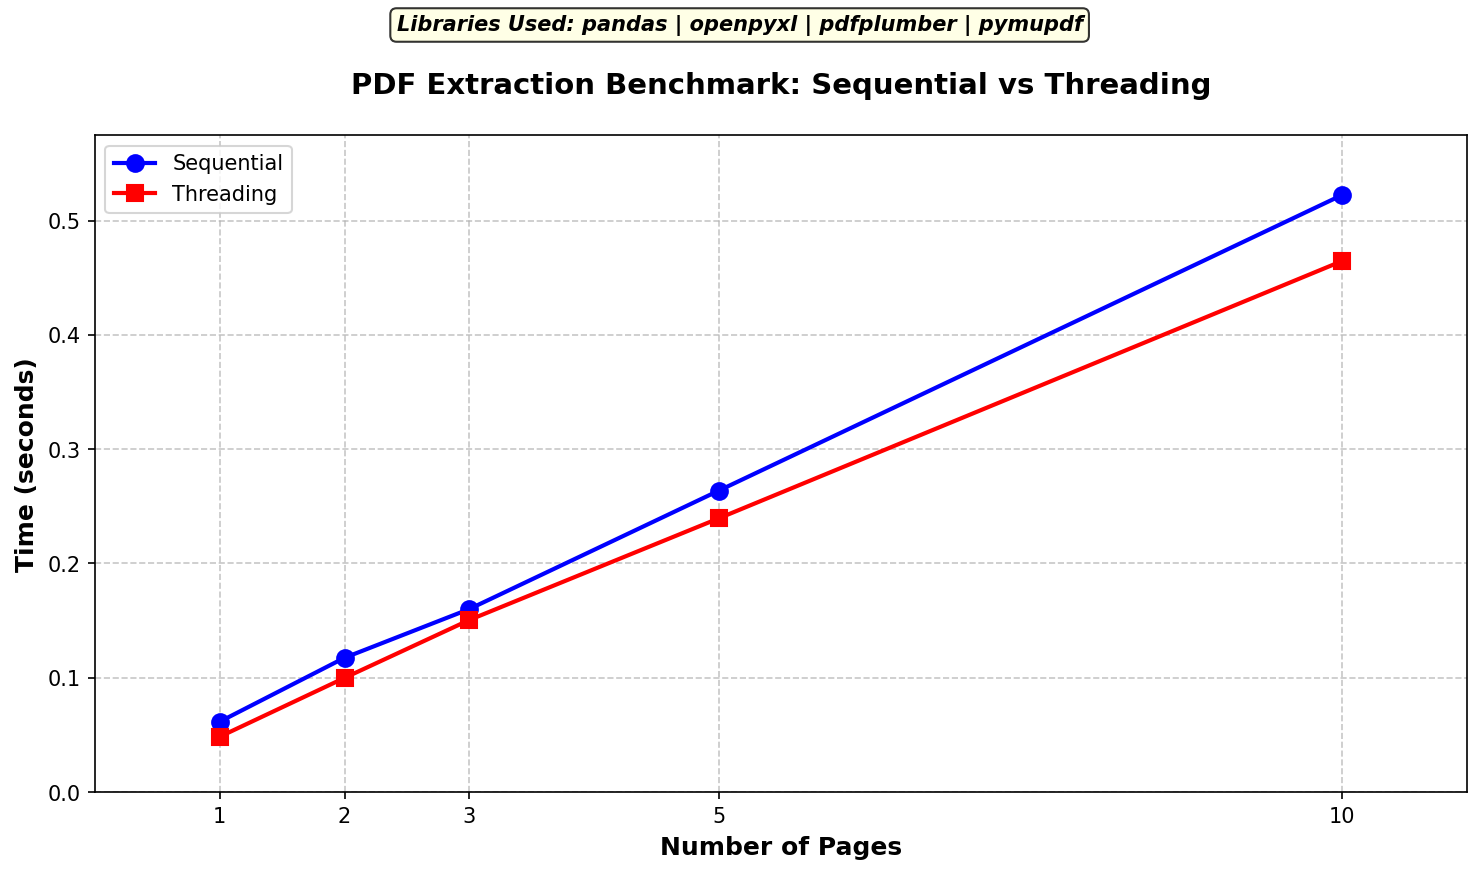

Generate this figure with Python:
import os
import sys
import time
import tempfile
import shutil
import threading

sys.path.insert(0, os.path.dirname(os.path.abspath(__file__)))

import fitz
import pandas as pd
from extractors.table_extractor import extract_tables
from extractors.field_extractor import extract_fields
from utils.cleaner import tables_to_dataframe
import matplotlib.pyplot as plt


def create_multipage_pdf(input_pdf, num_pages):
    doc = fitz.open(input_pdf)
    output_doc = fitz.open()
    
    for _ in range(num_pages):
        for page_num in range(len(doc)):
            page = doc[page_num]
            output_doc.insert_pdf(doc, from_page=page_num, to_page=page_num)
    
    temp_path = os.path.join(tempfile.gettempdir(), f"test_pdf_{num_pages}.pdf")
    output_doc.save(temp_path)
    output_doc.close()
    doc.close()
    return temp_path


def extract_sequential(file_path):
    tables = extract_tables(file_path)
    df = tables_to_dataframe(tables)
    fields = extract_fields(file_path)
    return len(tables), len(df), fields


def extract_threading(file_path):
    result = {}
    lock = threading.Lock()
    
    def extract_table_data():
        tables = extract_tables(file_path)
        df = tables_to_dataframe(tables)
        with lock:
            result["tables"] = tables
            result["df"] = df
    
    def extract_field_data():
        fields = extract_fields(file_path)
        with lock:
            result["fields"] = fields
    
    thread1 = threading.Thread(target=extract_table_data)
    thread2 = threading.Thread(target=extract_field_data)
    
    thread1.start()
    thread2.start()
    
    thread1.join()
    thread2.join()
    
    return len(result.get("tables", [])), len(result.get("df", pd.DataFrame())), result.get("fields", {})


def run_benchmark():
    input_pdf = os.path.join(os.path.dirname(os.path.abspath(__file__)), "input_pdfs", "form_26as.pdf")
    
    page_counts = [1, 2, 3, 5, 10]
    
    sequential_times = []
    threading_times = []
    
    print("Running Benchmark...")
    print("=" * 60)
    
    for pages in page_counts:
        print(f"\nTesting with {pages} page(s)...")
        
        if pages == 1:
            test_pdf = input_pdf
        else:
            test_pdf = create_multipage_pdf(input_pdf, pages)
        
        start = time.time()
        extract_sequential(test_pdf)
        seq_time = time.time() - start
        sequential_times.append(seq_time)
        
        start = time.time()
        extract_threading(test_pdf)
        thread_time = time.time() - start
        threading_times.append(thread_time)
        
        print(f"  Sequential: {seq_time:.4f}s | Threading: {thread_time:.4f}s")
        
        if pages > 1:
            os.unlink(test_pdf)
    
    print("\n" + "=" * 60)
    print("Benchmark Complete!")
    
    create_graph(page_counts, sequential_times, threading_times)
    
    return page_counts, sequential_times, threading_times


def create_graph(page_counts, sequential_times, threading_times):
    fig, ax = plt.subplots(figsize=(10, 6))
    
    ax.plot(page_counts, sequential_times, 'b-o', linewidth=2, markersize=8, label='Sequential')
    ax.plot(page_counts, threading_times, 'r-s', linewidth=2, markersize=8, label='Threading')
    
    ax.set_xlabel('Number of Pages', fontsize=12, fontweight='bold')
    ax.set_ylabel('Time (seconds)', fontsize=12, fontweight='bold')
    ax.set_title('PDF Extraction Benchmark: Sequential vs Threading', fontsize=14, fontweight='bold', pad=20)
    
    ax.set_xticks(page_counts)
    ax.set_xlim(0, max(page_counts) + 1)
    ax.set_ylim(0, max(max(sequential_times), max(threading_times)) * 1.1)
    
    ax.grid(True, linestyle='--', alpha=0.7)
    ax.legend(loc='upper left', fontsize=10)
    
    libraries_text = "Libraries Used: pandas | openpyxl | pdfplumber | pymupdf"
    fig.text(0.5, 0.95, libraries_text, ha='center', fontsize=10, 
             fontweight='bold', style='italic',
             bbox=dict(boxstyle='round', facecolor='lightyellow', alpha=0.8))
    
    plt.tight_layout(rect=[0, 0, 1, 0.93])
    
    output_file = "benchmark_graph.png"
    plt.savefig(output_file, dpi=150, bbox_inches='tight')
    plt.close()
    
    print(f"\nGraph saved to: {output_file}")
    
    create_html_benchmark(page_counts, sequential_times, threading_times)
    print(f"HTML Graph saved to: benchmark_graph.html")


def create_html_benchmark(page_counts, sequential_times, threading_times):
    html_content = """<!DOCTYPE html>
<html lang="en">
<head>
    <meta charset="UTF-8">
    <meta name="viewport" content="width=device-width, initial-scale=1.0">
    <title>PDF Extraction Benchmark</title>
    <script src="https://cdn.jsdelivr.net/npm/chart.js"></script>
    <style>
        * { margin: 0; padding: 0; box-sizing: border-box; }
        body { font-family: 'Segoe UI', Tahoma, Geneva, Verdana, sans-serif; background: linear-gradient(135deg, #1e3c72 0%, #2a5298 100%); min-height: 100vh; padding: 40px; display: flex; justify-content: center; align-items: center; }
        .container { max-width: 900px; width: 100%; background: white; border-radius: 20px; box-shadow: 0 20px 60px rgba(0, 0, 0, 0.3); overflow: hidden; }
        .libraries { background: #fff3cd; padding: 15px 30px; text-align: center; border-bottom: 3px solid #ffc107; }
        .libraries strong { color: #856404; font-size: 18px; }
        .chart-container { padding: 40px; }
    </style>
</head>
<body>
    <div class="container">
        <div class="libraries">
            <strong>Libraries Used:</strong> pandas | openpyxl | pdfplumber | pymupdf
        </div>
        <div class="chart-container">
            <canvas id="benchmarkChart"></canvas>
        </div>
    </div>
    <script>
        const pageCounts = """ + str(page_counts) + """;
        const sequentialTimes = """ + str(sequential_times) + """;
        const threadingTimes = """ + str(threading_times) + """;
        
        const ctx = document.getElementById('benchmarkChart').getContext('2d');
        new Chart(ctx, {
            type: 'line',
            data: {
                labels: pageCounts,
                datasets: [
                    {
                        label: 'Sequential',
                        data: sequentialTimes,
                        borderColor: '#667eea',
                        backgroundColor: 'rgba(102, 126, 234, 0.1)',
                        borderWidth: 3,
                        fill: true,
                        tension: 0.4,
                        pointBackgroundColor: '#667eea',
                        pointBorderColor: '#fff',
                        pointBorderWidth: 2,
                        pointRadius: 6,
                        pointHoverRadius: 8
                    },
                    {
                        label: 'Threading',
                        data: threadingTimes,
                        borderColor: '#f5576c',
                        backgroundColor: 'rgba(245, 87, 108, 0.1)',
                        borderWidth: 3,
                        fill: true,
                        tension: 0.4,
                        pointBackgroundColor: '#f5576c',
                        pointBorderColor: '#fff',
                        pointBorderWidth: 2,
                        pointRadius: 6,
                        pointHoverRadius: 8
                    }
                ]
            },
            options: {
                responsive: true,
                maintainAspectRatio: true,
                interaction: { mode: 'index', intersect: false },
                plugins: {
                    legend: { position: 'top', labels: { font: { size: 14 }, padding: 20, usePointStyle: true }},
                    tooltip: { backgroundColor: 'rgba(0, 0, 0, 0.8)', titleFont: { size: 14 }, bodyFont: { size: 13 }, padding: 12, cornerRadius: 8 }
                },
                scales: {
                    x: { title: { display: true, text: 'Number of Pages', font: { size: 14, weight: 'bold' } }, grid: { color: 'rgba(0, 0, 0, 0.05)' }},
                    y: { title: { display: true, text: 'Time (seconds)', font: { size: 14, weight: 'bold' } }, grid: { color: 'rgba(0, 0, 0, 0.05)' }, beginAtZero: true }
                }
            }
        });
    </script>
</body>
</html>"""
    
    with open("benchmark_graph.html", "w", encoding="utf-8") as f:
        f.write(html_content)
    
    with open("benchmark_results.txt", "w") as f:
        f.write("PDF Extraction Benchmark Results\n")
        f.write("=" * 40 + "\n")
        f.write(f"{'Pages':<10} {'Sequential (s)':<20} {'Threading (s)':<20}\n")
        f.write("-" * 50 + "\n")
        for i, pages in enumerate(page_counts):
            f.write(f"{pages:<10} {sequential_times[i]:<20.4f} {threading_times[i]:<20.4f}\n")


if __name__ == "__main__":
    run_benchmark()
